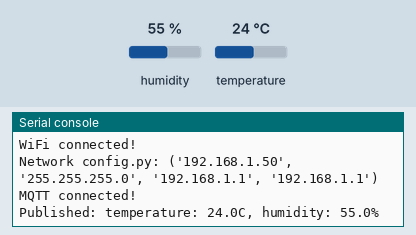
This program was run on a simulated ESP8266 board running MicroPython. Shown: the last lines printed to the serial console. The inputs (shaded band) are chosen by the test bench; at power-on: humidity 55 %, temperature 24 °C. WiFi joins after 1.5 s; no MQTT or app messages arrive unless stated; values from a settings file that is not in the repository are placeholders.

Above: at 2.8 s.
2.9 s: humidity set to 22 %
At 8.0 s:
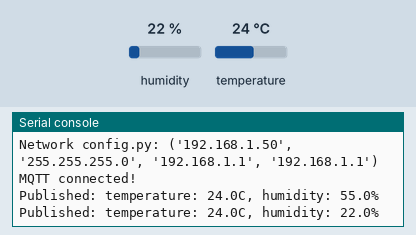
8.9 s: temperature set to 12 °C
At 12.8 s:
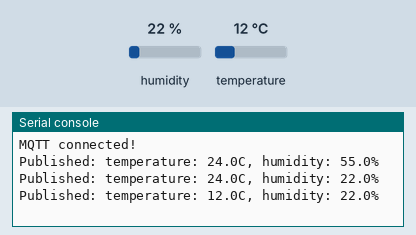
14.9 s: humidity set to 40 %
At 17.5 s:
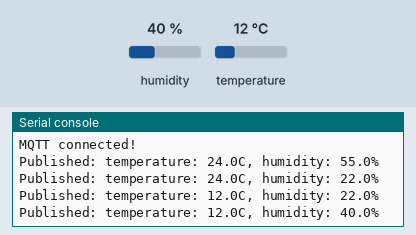
Timing chart, 0 to 19.0 s (numbered marks = the images above; inputs shaded):
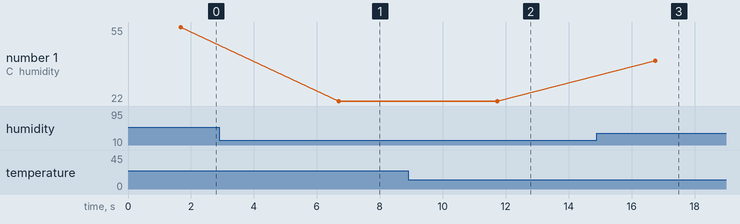

Measured:
- after the input at 2.9 s, the serial console: prints a new line after 3.8 s (image 1)
- after the input at 8.9 s, the serial console: prints a new line after 2.8 s (image 2)
- after the input at 14.9 s, the serial console: prints a new line after 1.9 s (image 3)
- plotted number 1: 55 → 22 after the input at 2.9 s, 22 → 40 after the input at 14.9 s

The program:

Esp8266-MQTT.py
```python
import network
from umqtt.simple import MQTTClient
import machine
import time
import ubinascii
import dht
from config import WIFI_SSID, WIFI_PASSWORD, MQTT_BROKER, MQTT_PORT, MQTT_USER, MQTT_PASSWORD, MQTT_TOPIC


# Pin connected to DHT22 sensor
dht_pin = machine.Pin(2)

# Create a DHT22 object
d = dht.DHT22(dht_pin)

# Function to read temperature and humidity from DHT22 sensor
def read_dht22():
    d.measure()
    temp = d.temperature()
    hum = d.humidity()
    return temp, hum

# Define function to connect to WiFi network
def connect_wifi():
    sta_if = network.WLAN(network.STA_IF)
    if not sta_if.isconnected():
        print('Connecting to WiFi...')
        sta_if.active(True)
        sta_if.connect(WIFI_SSID, WIFI_PASSWORD)
        while not sta_if.isconnected():
            pass
    print('WiFi connected!')
    print('Network config.py:', sta_if.ifconfig())

# Define function to connect to MQTT broker
def connect_mqtt():
    client_id = ubinascii.hexlify(machine.unique_id()).decode()
    client = MQTTClient(client_id, MQTT_BROKER, MQTT_PORT, MQTT_USER, MQTT_PASSWORD)
    client.connect()
    print('MQTT connected!')
    return client

# Connect to WiFi network
connect_wifi()

# Connect to MQTT broker
mqtt = connect_mqtt()

# Send random number to MQTT broker every 5 seconds
while True:
    try:
        temp, hum = read_dht22()
        value = f'temperature: {temp}C, humidity: {hum}%'
    except OSError as e:
        value = f'Failed to read data from DHT22 sensor: {e}'
    mqtt.publish(MQTT_TOPIC, value)
    print('Published:', value)
    time.sleep(5)
    machine.idle()
```
